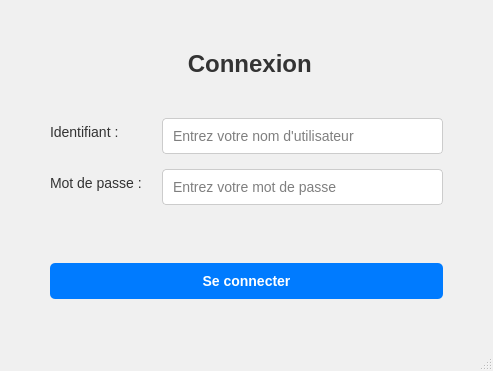
<?xml version="1.0" encoding="UTF-8"?>
<ui version="4.0">
 <class>LoginWindow</class>
 <widget class="QMainWindow" name="LoginWindow">
  <property name="geometry">
   <rect>
    <x>0</x>
    <y>0</y>
    <width>493</width>
    <height>371</height>
   </rect>
  </property>
  <property name="windowTitle">
   <string>Connexion - Gestion Hotel</string>
  </property>
  <property name="styleSheet">
   <string notr="true">QMainWindow {
	background-color: #f0f0f0;
}
QLabel {
	font-size: 14px;
	color: #333;
}
QLineEdit {
	padding: 8px;
	border: 1px solid #ccc;
	border-radius: 4px;
	font-size: 14px;
}
QPushButton {
	background-color: #007bff;
	color: white;
	padding: 10px;
	border-radius: 5px;
	font-size: 14px;
	font-weight: bold;
}
QPushButton:hover {
	background-color: #0056b3;
}</string>
  </property>
  <widget class="QWidget" name="centralwidget">
   <layout class="QVBoxLayout" name="verticalLayout">
    <property name="spacing">
     <number>20</number>
    </property>
    <property name="leftMargin">
     <number>50</number>
    </property>
    <property name="topMargin">
     <number>50</number>
    </property>
    <property name="rightMargin">
     <number>50</number>
    </property>
    <property name="bottomMargin">
     <number>50</number>
    </property>
    <item>
     <widget class="QLabel" name="labelTitle">
      <property name="font">
       <font>
        <pointsize>-1</pointsize>
        <bold>true</bold>
       </font>
      </property>
      <property name="styleSheet">
       <string notr="true">font-size: 24px; margin-bottom: 20px;</string>
      </property>
      <property name="text">
       <string> Connexion</string>
      </property>
      <property name="alignment">
       <set>Qt::AlignmentFlag::AlignCenter</set>
      </property>
     </widget>
    </item>
    <item>
     <layout class="QFormLayout" name="formLayout">
      <property name="verticalSpacing">
       <number>15</number>
      </property>
      <item row="0" column="0">
       <widget class="QLabel" name="labelUser">
        <property name="text">
         <string>Identifiant :</string>
        </property>
       </widget>
      </item>
      <item row="0" column="1">
       <widget class="QLineEdit" name="txtUser">
        <property name="placeholderText">
         <string>Entrez votre nom d'utilisateur</string>
        </property>
       </widget>
      </item>
      <item row="1" column="0">
       <widget class="QLabel" name="labelPass">
        <property name="text">
         <string>Mot de passe :</string>
        </property>
       </widget>
      </item>
      <item row="1" column="1">
       <widget class="QLineEdit" name="txtPass">
        <property name="echoMode">
         <enum>QLineEdit::EchoMode::Password</enum>
        </property>
        <property name="placeholderText">
         <string>Entrez votre mot de passe</string>
        </property>
       </widget>
      </item>
     </layout>
    </item>
    <item>
     <spacer name="verticalSpacer">
      <property name="orientation">
       <enum>Qt::Orientation::Vertical</enum>
      </property>
      <property name="sizeHint" stdset="0">
       <size>
        <width>20</width>
        <height>40</height>
       </size>
      </property>
     </spacer>
    </item>
    <item>
     <widget class="QPushButton" name="btnLogin">
      <property name="cursor">
       <cursorShape>PointingHandCursor</cursorShape>
      </property>
      <property name="text">
       <string>Se connecter</string>
      </property>
     </widget>
    </item>
   </layout>
  </widget>
  <widget class="QStatusBar" name="statusbar"/>
 </widget>
 <resources/>
 <connections/>
</ui>
